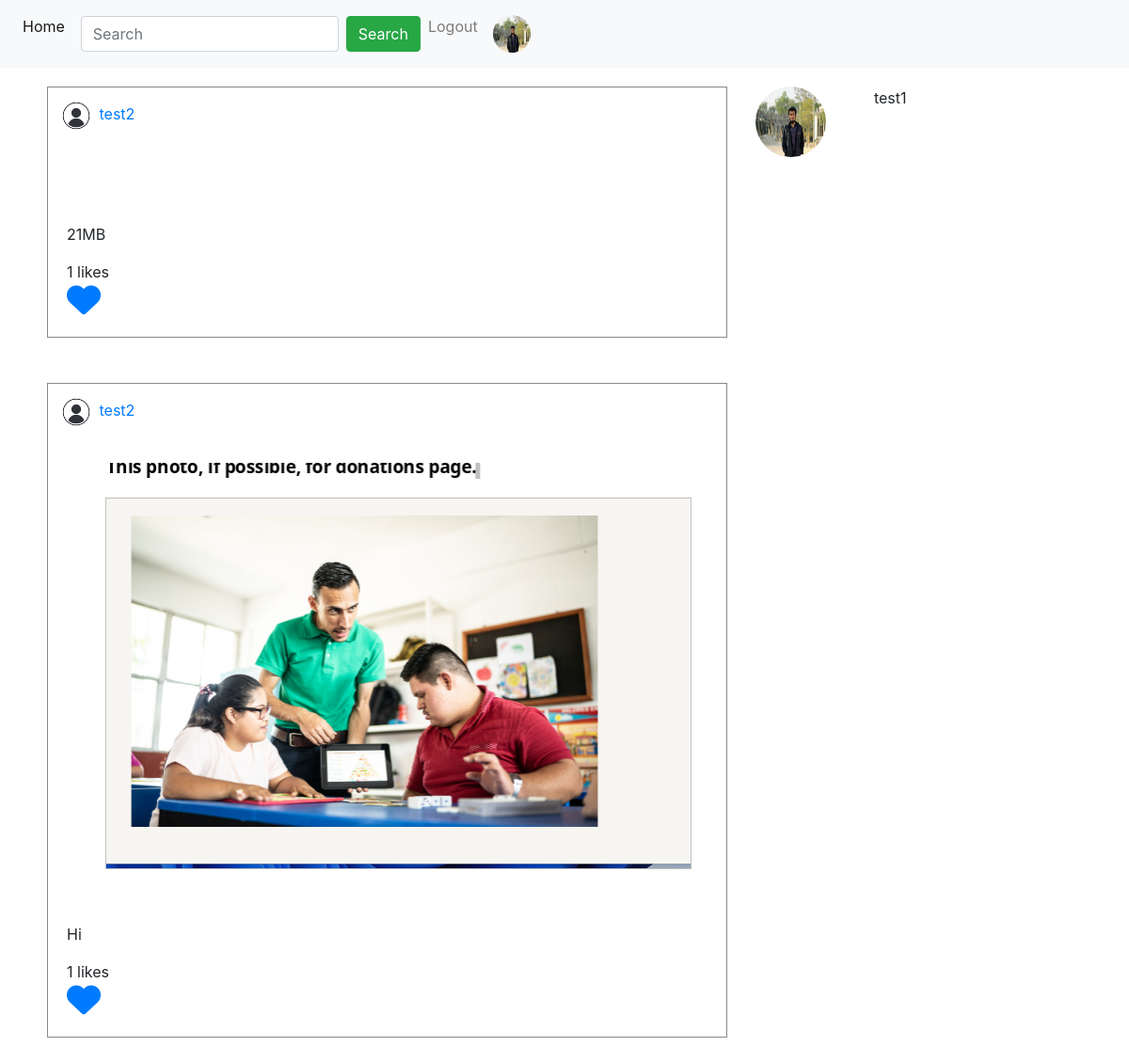
Screenshot of /post/ (signed in) with the database file from the repository.
### App_Login/models.py (models this page shows)
class UserProfile(models.Model):
    user = models.OneToOneField(User, on_delete=models.CASCADE, primary_key=True, related_name='user_profile')
    profile_pic = models.ImageField(upload_to='profile_pics', blank=True)
    full_name = models.CharField(max_length=264, blank=True)
    description = models.TextField(blank=True)
    dob = models.DateField(blank=True, null=True)
    website = models.URLField(blank=True)
    facebook = models.URLField(blank=True)

### App_Posts/models.py (models this page shows)
class Posts(models.Model):
    author = models.ForeignKey(User, on_delete=models.CASCADE, related_name='post')
    image = models.ImageField(upload_to='post_images')
    caption = models.CharField(max_length=264, blank=True)
    uploaded_date = models.DateTimeField(auto_now_add=True)
    updated_date = models.DateTimeField(auto_now=True)
    class Meta:
        ordering = ['-uploaded_date']

### App_Posts/views.py (the view)
# urls.py: path("", views.home, name="home"),
@login_required
def home(request):
    search = ''
    result = ''
    following_list = Follow.objects.filter(follower=request.user)
    posts = Posts.objects.filter(author__in=following_list.values_list('following'))
    liked_post = Like.objects.filter(user=request.user)
    liked_post_list = liked_post.values_list('post', flat=True)
    if request.method == "GET":
        search = request.GET.get("search", '')
        result = User.objects.filter(username__icontains=search)
    return render(request, 'App_Posts/home.html',
                  context={'title': 'Home', 'search': search, 'result': result, 'posts': posts,
                           'liked_post_list': liked_post_list})

### App_Posts/templates/App_Posts/home.html (shortened to what this page needs)
{% extends  'navbar.html' %}
{% block body_block %}
    {% if search %}
        {% for user in result %}
            <div class="row">
                <div class="col-sm-2">
                    {% if user.user_profile.profile_pic %}
                        <img class="rounded-circle" src="/media/{{ user.user_profile.profile_pic }}" height="75px" width="75px" alt="">
                        {% else %}
                        <img class="rounded-circle" src="/media/profile_pics/avater.jpg" height="75px" width="75px" alt="Demo"></a>
                    {% endif %}
                </div>
                <div class="col-sm-10">
                    <a href="{% url 'App_Login:user' username=user.username %}">
                        {{ user.username }}
                    </a>
                    <br>
                    {{ user.user_profile.full_name }}
                </div>
            </div>
        <br>
        {% endfor %}
    	{% else %}
        <div class="row">
        <div class="col-sm-8">
                {% for post in posts %}
                    <div style="border: 1px solid #888">
                        <div style="padding: 10px">
                            {% if post.author.user_profile.profile_pic %}
                                <img src="/media/{{ post.author.user_profile.profile_pic }}" width="40px" height="40px" class="rounded-circle" alt="">
                            {% else %}
                                <img src="/media/profile_pics/avater.jpg" width="40px" height="40px" class="rounded-circle" alt="">
                            {% endif %}
                            <a href="{% url 'App_Login:user' username=post.author %}">{{ post.author }}</a>
                        </div>
                        <br>
                        <img src="/media/{{ post.image }}"  width="100%" alt="">
                        <div style="padding: 20px">
                            <p>{{ post.caption|linebreaks }}</p>
                            {{ post.Liked_post.count }} likes <br>
                            {% if post.pk in liked_post_list %}
                                <a href="{% url 'App_Posts:unliked' pk=post.pk %}"><i class="fa fa-heart" style="font-size: 36px"></i></a>
                            {% else %}
                                <a href="{% url 'App_Posts:liked' pk=post.pk %}"><i class="fa fa-heart-o" style="font-size: 36px"></i></a>
                            {% endif %}
                        </div>
                    </div>
                    <br><br>
                {% endfor %}
        </div>
        <div class="col-sm-4">
            <div class="row">
                <div class="col-sm-4">
                    {% if user.user_profile.profile_pic %}
                        <img class="rounded-circle" src="/media/{{ user.user_profile.profile_pic }}" height="75px" width="75px" alt="">
                    {% else %}
                        <img class="rounded-circle" src="/media/profile_pics/avater.jpg" height="75px" width="75px" alt="Demo"></a>
                    {% endif %}
                </div>
                <div class="col-sm-8">
                    {{ user.username }}
                    <br>
                </div>
            </div>
        </div>
        </div>
    {% endif %}
{% endblock %}

### templates/navbar.html (shortened to what this page needs)
<!doctype html>
<html lang="en">
<head>
      <link rel="stylesheet" href="https://cdn.jsdelivr.net/npm/bootstrap@4.6.2/dist/css/bootstrap.min.css">
</head>
<body>
        <nav class="navbar navbar-expand-sm bg-light navbar-light">
            <ul class="navbar-nav">
                <li class="nav-item active">
                    <a class="nav-link" href="{% url 'App_Posts:home' %}">Home</a>
                </li>
                <form class="form-inline" method="GET">
                    <input class="form-control mr-sm-2" name="search" type="text" placeholder="Search">
                    <button class="btn btn-success" type="submit">Search</button>
                </form>
                <li class="nav-item">
                    <a class="nav-link" href="{% url 'App_Login:logout' %}">Logout</a>
                </li>
                <li class="nav-item">
                    {% if user.user_profile.profile_pic %}
                        <a class="nav-link" href="{% url 'App_Login:profile' %}"><img class="rounded-circle" src="/media/{{ user.user_profile.profile_pic }}" height="40px" width="40px" alt=""></a>
                        {% else %}
                        <a class="nav-link" href="{% url 'App_Login:profile' %}"><img class="rounded-circle" src="/media/profile_pics/avater.jpg" height="40px" width="40px" alt="Demo"></a>
                    {% endif %}
                </li>
            </ul>
        </nav>
        <div class="container" style="padding: 20px">
            {% block body_block %}
            {% endblock %}
        </div>
</body>
</html>

### rows the page displays
Posts: author "test2", caption "21MB", Liked_post.count "1"
Posts: author "test2", image (picture), caption "Hi", Liked_post.count "1"

### other values shown
{{ user.username }} "test1"
